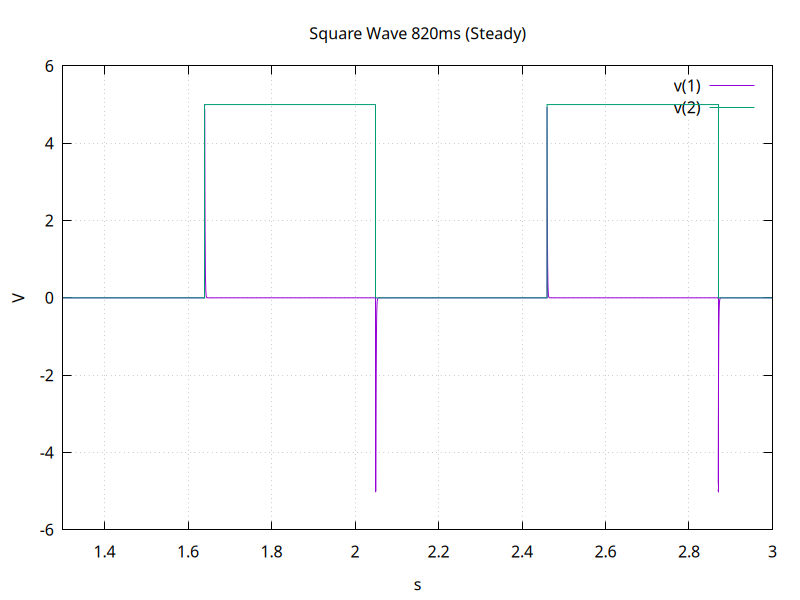

Write the gnuplot code that produced this figure.
set terminal pngcairo size 800,600
set output 'sq3_steady.png'
set encoding utf8
set termoption noenhanced
set title "Square Wave 820ms (Steady)"
set xlabel "s"
set ylabel "V"
set grid
unset logscale x 
set xrange [1.300000:3.000000]
unset logscale y
set yrange [-6.000000e+00:6.000000e+00]
set format y "%g"
set format x "%g"
plot 'sq3_steady.txt' using 1:2 with lines lw 1 title "v(1)",\
'sq3_steady.txt' using 3:4 with lines lw 1 title "v(2)"
